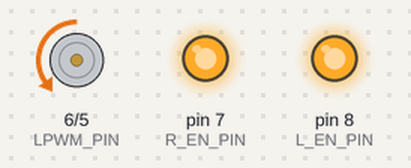
This sketch was run on a simulated Arduino Uno, built with avr-gcc and run on an emulated ATmega328P. On the bench: motor-driver pin pairs drawn as motors (green arrow = first pin HIGH = forward, orange = second pin HIGH = backward, longer = more drive), output pins drawn as LEDs (lit = HIGH).

Above: at 1.0 s.
At 4.0 s:
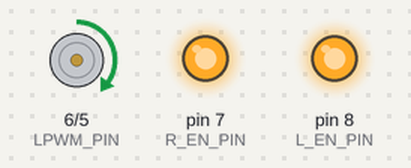
At 6.0 s:
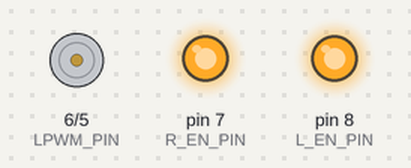
Timing chart, 0 to 9.1 s (numbered marks = the images above):
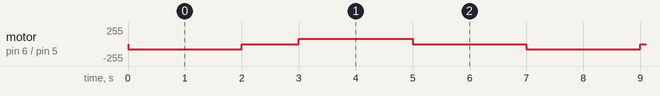

Measured:
- by itself, motor on pin 6 (LPWM_PIN) / pin 5 (RPWM_PIN): repeats every 7.0 s: stopped 1.0 s, forward 80/255 2.0 s, stopped 2.0 s, backward 80/255 2.0 s

The sketch:

motor_test_reconstructed.ino
```cpp
/*

- RECONSTRUCTED REFERENCE FIRMWARE
-
- Based on the hardware configuration and successful physical
- test documented in DEVELOPMENT_LOG.md.
-
- This is NOT claimed to be the exact historical source file
- used during the original test.
  */

const uint8_t RPWM_PIN = 5;
const uint8_t LPWM_PIN = 6;
const uint8_t R_EN_PIN = 7;
const uint8_t L_EN_PIN = 8;
const uint8_t TEST_PWM = 80;

void stopMotor() {
  analogWrite(RPWM_PIN, 0);
  analogWrite(LPWM_PIN, 0);
}

void setup() {
  pinMode(RPWM_PIN, OUTPUT);
  pinMode(LPWM_PIN, OUTPUT);
  pinMode(R_EN_PIN, OUTPUT);
  pinMode(L_EN_PIN, OUTPUT);

  stopMotor();
  digitalWrite(R_EN_PIN, HIGH);
  digitalWrite(L_EN_PIN, HIGH);
}

void loop() {
  // Forward bench test.
  analogWrite(LPWM_PIN, 0);
  analogWrite(RPWM_PIN, TEST_PWM);
  delay(2000);

  stopMotor();
  delay(1000);

  // Reverse bench test. Stop first so both PWM inputs are never driven together.
  analogWrite(RPWM_PIN, 0);
  analogWrite(LPWM_PIN, TEST_PWM);
  delay(2000);

  stopMotor();
  delay(2000);
}
```
